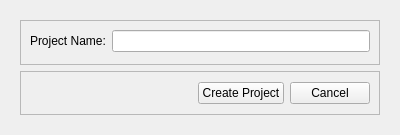
<?xml version="1.0" encoding="UTF-8"?>
<ui version="4.0">
 <class>create_project</class>
 <widget class="QWidget" name="create_project">
  <property name="windowModality">
   <enum>Qt::ApplicationModal</enum>
  </property>
  <property name="geometry">
   <rect>
    <x>0</x>
    <y>0</y>
    <width>400</width>
    <height>135</height>
   </rect>
  </property>
  <property name="windowTitle">
   <string>Form</string>
  </property>
  <layout class="QVBoxLayout" name="create_project_layout">
   <item>
    <widget class="QWidget" name="widget" native="true">
     <layout class="QVBoxLayout" name="widget_layout">
      <item>
       <widget class="QFrame" name="form">
        <property name="frameShape">
         <enum>QFrame::StyledPanel</enum>
        </property>
        <property name="frameShadow">
         <enum>QFrame::Raised</enum>
        </property>
        <layout class="QFormLayout" name="form_layout">
         <item row="0" column="0">
          <widget class="QLabel" name="project_name_label">
           <property name="text">
            <string>Project Name:</string>
           </property>
          </widget>
         </item>
         <item row="0" column="1">
          <widget class="QLineEdit" name="project_name_field"/>
         </item>
        </layout>
       </widget>
      </item>
      <item>
       <widget class="QFrame" name="button_frame">
        <property name="frameShape">
         <enum>QFrame::StyledPanel</enum>
        </property>
        <property name="frameShadow">
         <enum>QFrame::Raised</enum>
        </property>
        <layout class="QHBoxLayout" name="button_frame_layout">
         <item>
          <spacer name="horizontal_spacer">
           <property name="orientation">
            <enum>Qt::Horizontal</enum>
           </property>
           <property name="sizeHint" stdset="0">
            <size>
             <width>40</width>
             <height>20</height>
            </size>
           </property>
          </spacer>
         </item>
         <item>
          <widget class="QPushButton" name="create_project_button">
           <property name="text">
            <string>Create Project</string>
           </property>
          </widget>
         </item>
         <item>
          <widget class="QPushButton" name="cancel_button">
           <property name="text">
            <string>Cancel</string>
           </property>
          </widget>
         </item>
        </layout>
       </widget>
      </item>
     </layout>
    </widget>
   </item>
  </layout>
 </widget>
 <resources/>
 <connections/>
</ui>
